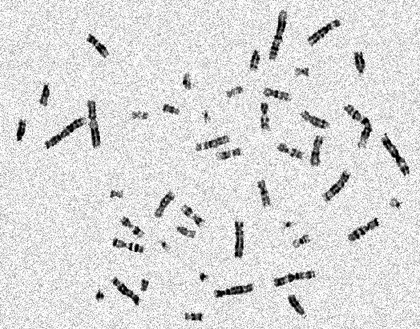
%> input picture 数字图像处理实验/第八题/2.png, 420 x 329 px, shrunk from 524 x 411 before the run
$ octave main.m   (GNU Octave 9; MATLAB toolbox functions it lacks are replaced by stand-ins)
%> lines starting %> are read from the running program, lines starting %| are printed output that depends on the picture; in (x1, y1, x2, y2) boxes, pixels count from 0 and x2, y2 are one past the last pixel; in counts of white or black regions, pixels touching at a corner belong together; the program's own positions count from 1
pic = imread('2.png');
%> pic is the input picture: size 329x420 uint8; min 0, max 255, mean 218.7

%%
%OTSU阈值分割
threshold=graythresh(pic);%获取阈值
%> threshold = 0.596
greypic=imbinarize(pic,threshold);%根据阈值的大小来进行分割
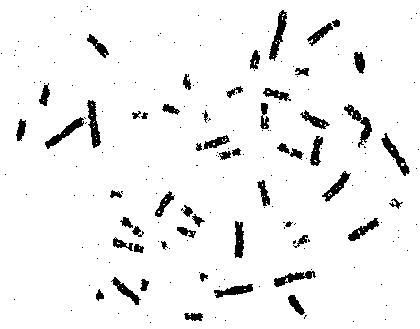
%> greypic: size 329x420 logical; 94.4% white; 195 black regions (141 under 20 px), largest, box (x1, y1, x2, y2) and area: (269, 10, 287, 61) 357, (87, 100, 101, 148) 344, (344, 104, 372, 148) 340
imwrite(greypic, 'OTSU.png')

%%
% 反转
greypic = 1 - greypic;
imwrite(greypic, 'reverse.png')
% 拷贝
g4 = greypic;
g8 = greypic;
%%
% 4连通测试
count4 = bwconncomp(g4, 4)
%> count4 = 232 connected components
% 剔除连通噪点
numPixels4 = cellfun(@numel,count4.PixelIdxList);
%> numPixels4 = 232 values, max 357 at index 152, min 1 at index 1, mean 33.27

test44 = [10, 15, 20, 25, 30, 35, 40, 45, 50];
for i = 1:length(test44)
    temp = g4;
    for j = 1:length(numPixels4)
        if numPixels4(j) <= test44(i)
            temp(count4.PixelIdxList{j}) = 0;
        end
    end
    % 4连通测试
    temp_count4 = bwconncomp(temp, 4);
    % 8连通测试
    temp_count8 = bwconncomp(temp, 8);
    imwrite(temp,['./4/filter-', num2str(test44(i)), ...
        ' final_count of 4-',num2str(temp_count4.NumObjects), ...
        ' final_count of 8-', num2str(temp_count8.NumObjects), '.png'])
end
%> this loop made 9 passes
%> (temp_count4, temp_count8) on passes 1 to 9: (56 connected components, 54 connected components), (56 connected components, 54 connected components), (56 connected components, 54 connected components), (56 connected components, 54 connected components), (52 connected components, 50 connected components), (51 connected components, 49 connected components), (50 connected components, 48 connected components), (49 connected components, 47 connected components), (46 connected components, 44 connected components)
%> pass 1, `imwrite(temp,['./4/filter-', num2str(test44(i)), ' final_count of 4-',..`:
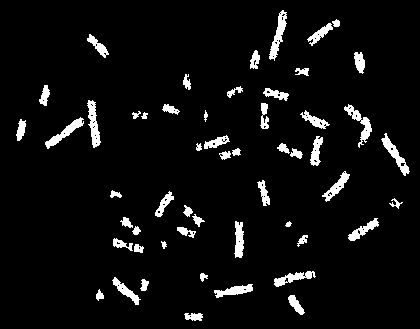
%> saved as filter-10 final_count of 4-56 final_count of 8-54.png: size 329x420 uint8; 5.4% white; 54 white regions, largest, box (x1, y1, x2, y2) and area: (269, 10, 287, 61) 357, (87, 100, 101, 148) 344, (344, 104, 372, 148) 340
%> after the loop:
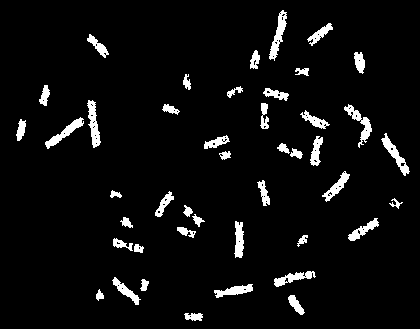
%> temp: size 329x420 double; values 0 (black) and 1 (white), 5.2% white; 44 white regions, largest, box (x1, y1, x2, y2) and area: (269, 10, 287, 61) 357, (87, 100, 101, 148) 344, (344, 104, 372, 148) 340

%%
% 8连通测试
count8 = bwconncomp(g8, 8)
%> count8 = 195 connected components
% 剔除连通噪点
numPixels8 = cellfun(@numel,count8.PixelIdxList);
%> numPixels8 = 195 values, max 357 at index 127, min 1 at index 1, mean 39.58

test48 = [30, 40, 50, 55, 75, 100, 113 ,125];
for i = 1:length(test48)
    temp = g8;
    for j = 1:length(numPixels8)
        if numPixels8(j) <= test48(i)
            temp(count8.PixelIdxList{j}) = 0;
        end
    end
    % 4连通测试
    temp_count4 = bwconncomp(temp, 4);
    % 8连通测试
    temp_count8 = bwconncomp(temp, 8);
    imwrite(temp,['./8/filter-', num2str(test48(i)), ...
        ' final_count of 4-',num2str(temp_count4.NumObjects), ...
        ' final_count of 8-', num2str(temp_count8.NumObjects), '.png'])
end
%> this loop made 8 passes
%> (temp_count4, temp_count8) on passes 1 to 8: (82 connected components, 52 connected components), (72 connected components, 48 connected components), (69 connected components, 45 connected components), (67 connected components, 44 connected components), (48 connected components, 34 connected components), (40 connected components, 29 connected components), (38 connected components, 27 connected components), (34 connected components, 24 connected components)
%> pass 2, `imwrite(temp,['./8/filter-', num2str(test48(i)), ' final_count of 4-',..`:
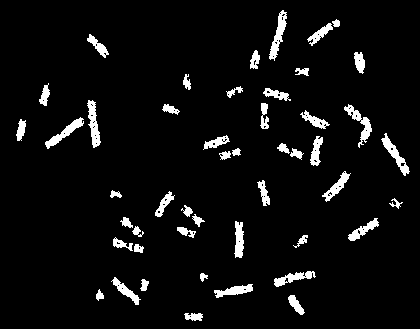
%> saved as filter-40 final_count of 4-72 final_count of 8-48.png: size 329x420 uint8; 5.3% white; 48 white regions, largest, box (x1, y1, x2, y2) and area: (269, 10, 287, 61) 357, (87, 100, 101, 148) 344, (344, 104, 372, 148) 340
%> after the loop:
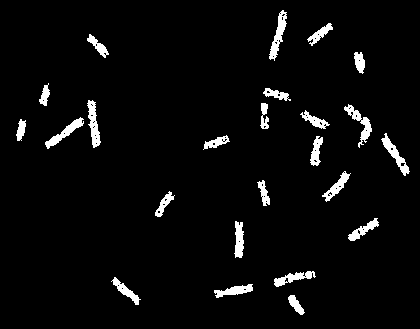
%> temp: size 329x420 double; values 0 (black) and 1 (white), 4% white; 24 white regions, largest, box (x1, y1, x2, y2) and area: (269, 10, 287, 61) 357, (87, 100, 101, 148) 344, (344, 104, 372, 148) 340

%%
% 4连通优化8连通测试
count8_f = bwconncomp(g8, 8)
%> count8_f = 195 connected components
% 剔除连通噪点
numPixels8_f = cellfun(@numel,count8_f.PixelIdxList);
%> numPixels8_f has the same summary as numPixels8

filter = 113;
temp_f = g8;
for i = 1:length(numPixels8_f)
    if numPixels8_f(i) <= filter
        temp_f(count8_f.PixelIdxList{i}) = 0;
    end
end
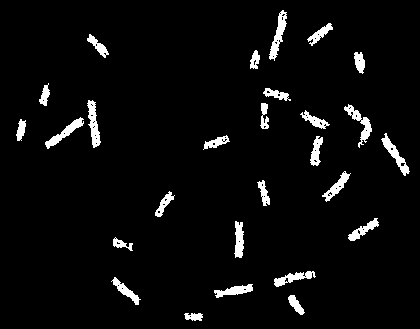
%> temp_f: size 329x420 double; values 0 (black) and 1 (white), 4.3% white; 27 white regions, largest, box (x1, y1, x2, y2) and area: (269, 10, 287, 61) 357, (87, 100, 101, 148) 344, (344, 104, 372, 148) 340

count8_4 = bwconncomp(temp_f, 4)
%> count8_4 = 38 connected components
numPixels4_8 = cellfun(@numel,count8_4.PixelIdxList);
%> numPixels4_8 = 38 values, max 357 at index 24, min 1 at index 2, mean 155
for i = 1:length(numPixels4_8)
    if numPixels4_8(i) <= 25
        temp_f(count8_4.PixelIdxList{i}) = 0;
    end
end
%> this loop made 38 passes
imshow(temp_f)
repair = bwconncomp(temp_f, 8)
%> repair = 27 connected components
imwrite(temp_f, './repair-4-48-8-47.png')

%% 下面是实验区，非正式代码
% 获取分割图中的连通分量数
count = bwconncomp(greypic, 4)
%> count = 232 connected components

%%
% 剔除掉连通噪点
    % 获取index
numPixels = cellfun(@numel,count.PixelIdxList);
%> numPixels has the same summary as numPixels4

for i = 1:length(numPixels)
    % 获取删除index
    % 4连通：25([10, 15, 20, 25, 30, 35, 40])
    % 8连通：100([30, 40, 50, 75, 100, 125])
    if numPixels(i) <= 100
        % 删除
        greypic(count.PixelIdxList{i}) = 0;
    end
end
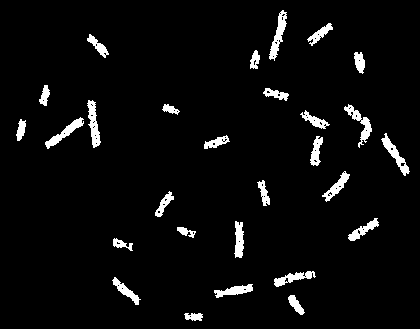
%> greypic: size 329x420 double; values 0 (black) and 1 (white), 4.3% white; 28 white regions, largest, box (x1, y1, x2, y2) and area: (269, 10, 287, 61) 357, (87, 100, 101, 148) 344, (344, 104, 372, 148) 340
%%
% 展示
imshow(greypic)

%%
% 再次统计
final_count = bwconncomp(greypic)
%> final_count = 28 connected components
%% ceshi
